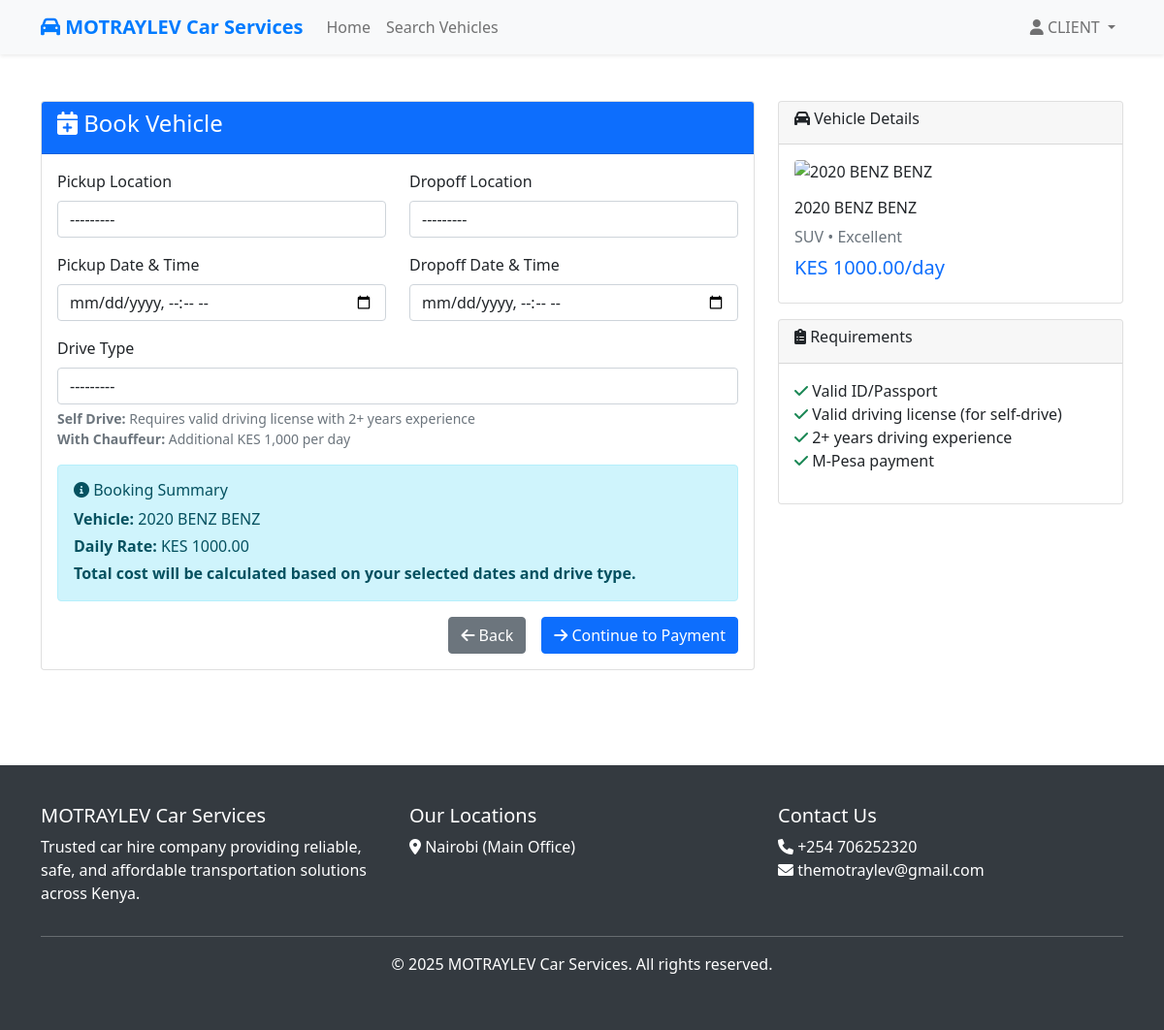
/book/2/ (signed in), run on the app's committed database.
### carhire/models.py (models this page shows, shortened)
class User(AbstractUser):
    USER_TYPES = (
        ('client', 'Client'),
        ('owner', 'Vehicle Owner'),
        ('admin', 'Admin'),
    )
    user_type = models.CharField(max_length=10, choices=USER_TYPES, default='client')
    phone_number = models.CharField(max_length=15, blank=True)
    location = models.CharField(max_length=100, blank=True)
    driving_license_number = models.CharField(max_length=50, blank=True)
    license_expiry_date = models.DateField(null=True, blank=True)
    years_of_experience = models.IntegerField(null=True, blank=True)
    class Meta:
        db_table = 'carhire_user'

class Vehicle(models.Model):
    CONDITION_CHOICES = (
        ('excellent', 'Excellent'),
        ('good', 'Good'),
        ('fair', 'Fair'),
    )
    CATEGORY_CHOICES = (
        ('sedan', 'Sedan'),
        ('suv', 'SUV'),
        ('hatchback', 'Hatchback'),
        ('pickup', 'Pickup Truck'),
        ('van', 'Van'),
        ('luxury', 'Luxury'),
    )
    APPROVAL_STATUS_CHOICES = (
        ('pending', 'Pending Review'),
        ('approved', 'Approved'),
        ('declined', 'Declined'),
    )
    owner = models.ForeignKey(User, on_delete=models.CASCADE, related_name='vehicles')
    make = models.CharField(max_length=50)
    model = models.CharField(max_length=50)
    year = models.IntegerField(validators=[MinValueValidator(1990), MaxValueValidator(2025)])
    category = models.CharField(max_length=20, choices=CATEGORY_CHOICES)
    condition = models.CharField(max_length=10, choices=CONDITION_CHOICES)
    mileage = models.IntegerField(validators=[MinValueValidator(0)])
    daily_rate = models.DecimalField(max_digits=10, decimal_places=2)
    photo = CloudinaryField(
        'vehicle_photo',  # Public ID prefix for Cloudinary
        folder='vehicles/',  # Organizes files in Cloudinary
        blank=True,
        null=True,  # Optional: Allow null in DB if photo not required
        transformation={'quality': 'auto:good'},  # Auto-optimize images
        format='jpg'  # Convert to JPG by default
    )
    description = models.TextField(blank=True)
    is_approved = models.BooleanField(default=False)
    approval_status = models.CharField(max_length=10, choices=APPROVAL_STATUS_CHOICES, default='pending')
    admin_notes = models.TextField(blank=True, help_text="Admin notes for approval/decline")
    reviewed_by = models.ForeignKey(User, on_delete=models.SET_NULL, null=True, blank=True, related_name='reviewed_vehicles')
    reviewed_at = models.DateTimeField(null=True, blank=True)
    is_available = models.BooleanField(default=True)
    created_at = models.DateTimeField(auto_now_add=True)
    def __str__(self):
        return f"{self.year} {self.make} {self.model}"

### carhire/views.py (the view, shortened to what this page needs)
# urls.py: path('book/<int:vehicle_id>/', views.book_vehicle, name='book_vehicle'),
@login_required
def book_vehicle(request, vehicle_id):
    if request.user.user_type != 'client':
        messages.error(request, 'Only clients can book vehicles.')
        return redirect('search_vehicles')
    vehicle = get_object_or_404(Vehicle, id=vehicle_id, is_approved=True, approval_status='approved')
    search_params = request.session.get('search_params', {})
    if request.method == 'POST':
        form = BookingForm(request.POST)
        if form.is_valid():
            booking = form.save(commit=False)
            booking.client = request.user
            booking.vehicle = vehicle
            if booking.drive_type == 'self':
                try:
                    license = request.user.license
                    if license.verification_status != 'verified':
                        messages.error(request, 'Your driving license needs to be verified first.')
                        return redirect('upload_license')
                    if request.user.years_of_experience and request.user.years_of_experience < 2:
                        messages.error(request, 'Self-drive requires at least 2 years of driving experience.')
                        return redirect('vehicle_detail', vehicle_id=vehicle_id)
                except DrivingLicense.DoesNotExist:
                    messages.error(request, 'Please upload your driving license first.')
                    return redirect('upload_license')
            if not vehicle.is_available_for_dates(booking.start_date, booking.end_date):
                messages.error(request, 'Vehicle is not available for the selected dates.')
                return redirect('vehicle_detail', vehicle_id=vehicle_id)
            booking.save()
            return redirect('payment', booking_id=booking.booking_id)
    else:
        initial_data = {}
        form = BookingForm(initial=initial_data)
    context = {
        'form': form,
        'vehicle': vehicle,
    }
    return render(request, 'carhire/book_vehicle.html', context)

### carhire/forms.py
class BookingForm(forms.ModelForm):
    class Meta:
        model = Booking
        fields = ['pickup_location', 'dropoff_location', 'start_date', 'end_date', 'drive_type']
        widgets = {
            'pickup_location': forms.Select(attrs={'class': 'form-control'}),
            'dropoff_location': forms.Select(attrs={'class': 'form-control'}),
            'start_date': forms.DateTimeInput(attrs={'class': 'form-control', 'type': 'datetime-local'}),
            'end_date': forms.DateTimeInput(attrs={'class': 'form-control', 'type': 'datetime-local'}),
            'drive_type': forms.Select(attrs={'class': 'form-control'}),
        }

### carhire/models.py (called while the page is built)
    def __str__(self):
        return f"{self.name}, {self.city}"

### templates/carhire/book_vehicle.html (shortened to what this page needs)
{% extends 'base.html' %}
{% block content %}
<div class="container py-5">
    <div class="row">
        <div class="col-lg-8">
            <div class="card">
                <div class="card-header bg-primary text-white">
                    <h4><i class="fas fa-calendar-plus"></i> Book Vehicle</h4>
                </div>
                <div class="card-body">
                    <form method="post" id="bookingForm">
                        <div class="row">
                            <div class="col-md-6 mb-3">
                                <label for="{{ form.pickup_location.id_for_label }}" class="form-label">Pickup Location</label>
                                {{ form.pickup_location }}
                            </div>
                            <div class="col-md-6 mb-3">
                                <label for="{{ form.dropoff_location.id_for_label }}" class="form-label">Dropoff Location</label>
                                {{ form.dropoff_location }}
                            </div>
                        </div>
                        <div class="row">
                            <div class="col-md-6 mb-3">
                                <label for="{{ form.start_date.id_for_label }}" class="form-label">Pickup Date & Time</label>
                                {{ form.start_date }}
                            </div>
                            <div class="col-md-6 mb-3">
                                <label for="{{ form.end_date.id_for_label }}" class="form-label">Dropoff Date & Time</label>
                                {{ form.end_date }}
                            </div>
                        </div>
                        <div class="mb-3">
                            <label for="{{ form.drive_type.id_for_label }}" class="form-label">Drive Type</label>
                            {{ form.drive_type }}
                            <div class="form-text">
                                <strong>Self Drive:</strong> Requires valid driving license with 2+ years experience<br>
                                <strong>With Chauffeur:</strong> Additional KES 1,000 per day
                            </div>
                        </div>
                        <div class="alert alert-info">
                            <h6><i class="fas fa-info-circle"></i> Booking Summary</h6>
                            <p class="mb-1"><strong>Vehicle:</strong> {{ vehicle }}</p>
                            <p class="mb-1"><strong>Daily Rate:</strong> KES {{ vehicle.daily_rate }}</p>
                            <p class="mb-0"><strong>Total cost will be calculated based on your selected dates and drive type.</strong></p>
                        </div>
                        <div class="d-grid gap-2 d-md-flex justify-content-md-end">
                            <a href="{% url 'vehicle_detail' vehicle.id %}" class="btn btn-secondary me-md-2">
                                <i class="fas fa-arrow-left"></i> Back
                            </a>
                            <button type="submit" class="btn btn-primary">
                                <i class="fas fa-arrow-right"></i> Continue to Payment
                            </button>
                        </div>
                    </form>
                </div>
            </div>
        </div>
        <div class="col-lg-4">
            <div class="card">
                <div class="card-header">
                    <h6><i class="fas fa-car"></i> Vehicle Details</h6>
                </div>
                <div class="card-body">
                    {% if vehicle.photo %}
                        <img src="{{ vehicle.photo.url }}" class="img-fluid rounded mb-3" alt="{{ vehicle }}">
                    {% else %}
                        <img src="/placeholder.svg?height=150&width=250" class="img-fluid rounded mb-3" alt="{{ vehicle }}">
                    {% endif %}
                    <h6>{{ vehicle }}</h6>
                    <p class="text-muted mb-2">{{ vehicle.get_category_display }} • {{ vehicle.get_condition_display }}</p>
                    <p class="text-primary h5">KES {{ vehicle.daily_rate }}/day</p>
                </div>
            </div>
            <div class="card mt-3">
                <div class="card-header">
                    <h6><i class="fas fa-clipboard-list"></i> Requirements</h6>
                </div>
                <div class="card-body">
                    <ul class="list-unstyled">
                        <li><i class="fas fa-check text-success"></i> Valid ID/Passport</li>
                        <li><i class="fas fa-check text-success"></i> Valid driving license (for self-drive)</li>
                        <li><i class="fas fa-check text-success"></i> 2+ years driving experience</li>
                        <li><i class="fas fa-check text-success"></i> M-Pesa payment</li>
                    </ul>
                </div>
            </div>
        </div>
    </div>
</div>
{% endblock %}

### templates/base.html (shortened to what this page needs)
<!DOCTYPE html>
<html lang="en">
<head>
    <link href="https://cdn.jsdelivr.net/npm/bootstrap@5.1.3/dist/css/bootstrap.min.css" rel="stylesheet">
    <link href="https://cdnjs.cloudflare.com/ajax/libs/font-awesome/6.0.0/css/all.min.css" rel="stylesheet">
</head>
<body>
    <nav class="navbar navbar-expand-lg navbar-light bg-light shadow-sm">
        <div class="container">
            <a class="navbar-brand" href="{% url 'home' %}">
                <i class="fas fa-car"></i> MOTRAYLEV Car Services
            </a>
            <div class="collapse navbar-collapse" id="navbarNav">
                <ul class="navbar-nav me-auto">
                    <li class="nav-item">
                        <a class="nav-link" href="{% url 'home' %}">Home</a>
                    </li>
                    <li class="nav-item">
                        <a class="nav-link" href="{% url 'search_vehicles' %}">Search Vehicles</a>
                    </li>
                </ul>
                <ul class="navbar-nav">
                    {% if user.is_authenticated %}
                        <li class="nav-item dropdown">
                            <a class="nav-link dropdown-toggle" href="#" id="navbarDropdown" role="button" data-bs-toggle="dropdown">
                                <i class="fas fa-user"></i> {{ user.username }}
                            </a>
                        </li>
                    {% endif %}
                </ul>
            </div>
        </div>
    </nav>
    <main>
        {% block content %}
        {% endblock %}
    </main>
    <footer class="footer">
        <div class="container">
            <div class="row">
                <div class="col-md-4">
                    <h5>MOTRAYLEV Car Services</h5>
                    <p>Trusted car hire company providing reliable, safe, and affordable transportation solutions across Kenya.</p>
                </div>
                <div class="col-md-4">
                    <h5>Our Locations</h5>
                    <ul class="list-unstyled">
                        <li><i class="fas fa-map-marker-alt"></i> Nairobi (Main Office)</li>
                    </ul>
                </div>
                <div class="col-md-4">
                    <h5>Contact Us</h5>
                    <ul class="list-unstyled">
                        <li><i class="fas fa-phone"></i> +254 706252320</li>
                        <li><i class="fas fa-envelope"></i> themotraylev@gmail.com</li>
                    </ul>
                </div>
            </div>
            <hr>
            <div class="text-center">
                <p>&copy; 2025 MOTRAYLEV Car Services. All rights reserved.</p>
            </div>
        </div>
    </footer>
</body>
</html>

### templates/base.html (style rules this page uses)
.navbar-brand { font-weight: bold; color: #007bff !important; }
.footer { background-color: #343a40; color: white; padding: 40px 0; margin-top: 50px; }

### data on the page
User: username "CLIENT"
Vehicle: year+make+model "2020 BENZ BENZ", daily_rate "1000.00", category "SUV", condition "Excellent"
